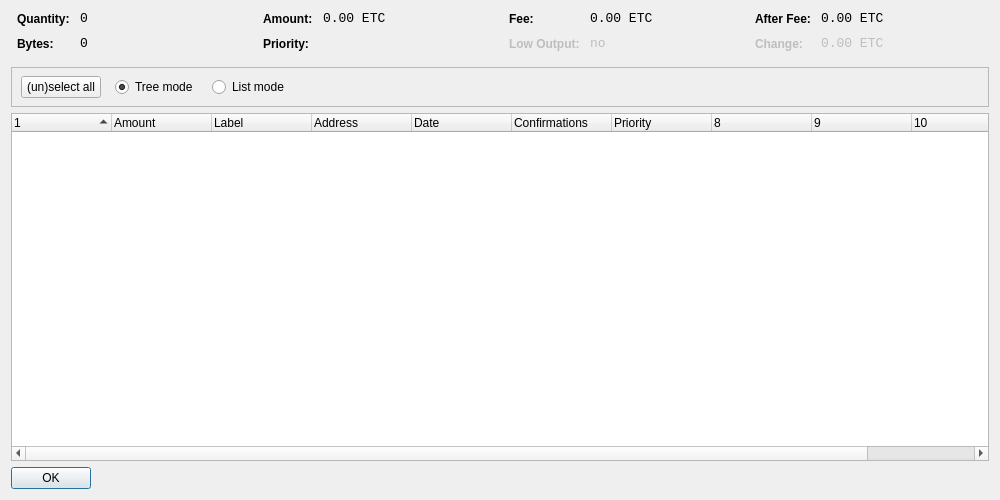
<?xml version="1.0" encoding="UTF-8"?>
<ui version="4.0">
 <class>CoinControlDialog</class>
 <widget class="QDialog" name="CoinControlDialog">
  <property name="geometry">
   <rect>
    <x>0</x>
    <y>0</y>
    <width>1000</width>
    <height>500</height>
   </rect>
  </property>
  <property name="windowTitle">
   <string>Coin Control</string>
  </property>
  <layout class="QVBoxLayout" name="verticalLayout">
   <item>
    <layout class="QHBoxLayout" name="horizontalLayoutTop" stretch="0,0,0,0">
     <property name="topMargin">
      <number>0</number>
     </property>
     <property name="bottomMargin">
      <number>10</number>
     </property>
     <item>
      <layout class="QFormLayout" name="formLayoutCoinControl1">
       <property name="horizontalSpacing">
        <number>10</number>
       </property>
       <property name="verticalSpacing">
        <number>10</number>
       </property>
       <property name="leftMargin">
        <number>6</number>
       </property>
       <property name="rightMargin">
        <number>6</number>
       </property>
       <item row="0" column="0">
        <widget class="QLabel" name="labelCoinControlQuantityText">
         <property name="styleSheet">
          <string notr="true">font-weight:bold;</string>
         </property>
         <property name="text">
          <string>Quantity:</string>
         </property>
        </widget>
       </item>
       <item row="0" column="1">
        <widget class="QLabel" name="labelCoinControlQuantity">
         <property name="font">
          <font>
           <family>Monospace</family>
           <pointsize>10</pointsize>
          </font>
         </property>
         <property name="cursor">
          <cursorShape>IBeamCursor</cursorShape>
         </property>
         <property name="contextMenuPolicy">
          <enum>Qt::ActionsContextMenu</enum>
         </property>
         <property name="text">
          <string notr="true">0</string>
         </property>
         <property name="textInteractionFlags">
          <set>Qt::LinksAccessibleByMouse|Qt::TextSelectableByKeyboard|Qt::TextSelectableByMouse</set>
         </property>
        </widget>
       </item>
       <item row="1" column="0">
        <widget class="QLabel" name="labelCoinControlBytesText">
         <property name="styleSheet">
          <string notr="true">font-weight:bold;</string>
         </property>
         <property name="text">
          <string>Bytes:</string>
         </property>
        </widget>
       </item>
       <item row="1" column="1">
        <widget class="QLabel" name="labelCoinControlBytes">
         <property name="font">
          <font>
           <family>Monospace</family>
           <pointsize>10</pointsize>
          </font>
         </property>
         <property name="cursor">
          <cursorShape>IBeamCursor</cursorShape>
         </property>
         <property name="contextMenuPolicy">
          <enum>Qt::ActionsContextMenu</enum>
         </property>
         <property name="text">
          <string notr="true">0</string>
         </property>
         <property name="textInteractionFlags">
          <set>Qt::LinksAccessibleByMouse|Qt::TextSelectableByKeyboard|Qt::TextSelectableByMouse</set>
         </property>
        </widget>
       </item>
      </layout>
     </item>
     <item>
      <layout class="QFormLayout" name="formLayoutCoinControl2">
       <property name="horizontalSpacing">
        <number>10</number>
       </property>
       <property name="verticalSpacing">
        <number>10</number>
       </property>
       <property name="leftMargin">
        <number>6</number>
       </property>
       <property name="rightMargin">
        <number>6</number>
       </property>
       <item row="0" column="0">
        <widget class="QLabel" name="labelCoinControlAmountText">
         <property name="styleSheet">
          <string notr="true">font-weight:bold;</string>
         </property>
         <property name="text">
          <string>Amount:</string>
         </property>
        </widget>
       </item>
       <item row="0" column="1">
        <widget class="QLabel" name="labelCoinControlAmount">
         <property name="font">
          <font>
           <family>Monospace</family>
           <pointsize>10</pointsize>
          </font>
         </property>
         <property name="cursor">
          <cursorShape>IBeamCursor</cursorShape>
         </property>
         <property name="contextMenuPolicy">
          <enum>Qt::ActionsContextMenu</enum>
         </property>
         <property name="text">
          <string notr="true">0.00 ETC</string>
         </property>
         <property name="textInteractionFlags">
          <set>Qt::LinksAccessibleByMouse|Qt::TextSelectableByKeyboard|Qt::TextSelectableByMouse</set>
         </property>
        </widget>
       </item>
       <item row="1" column="0">
        <widget class="QLabel" name="labelCoinControlPriorityText">
         <property name="styleSheet">
          <string notr="true">font-weight:bold;</string>
         </property>
         <property name="text">
          <string>Priority:</string>
         </property>
        </widget>
       </item>
       <item row="1" column="1">
        <widget class="QLabel" name="labelCoinControlPriority">
         <property name="font">
          <font>
           <family>Monospace</family>
           <pointsize>10</pointsize>
          </font>
         </property>
         <property name="cursor">
          <cursorShape>IBeamCursor</cursorShape>
         </property>
         <property name="contextMenuPolicy">
          <enum>Qt::ActionsContextMenu</enum>
         </property>
         <property name="text">
          <string/>
         </property>
         <property name="textInteractionFlags">
          <set>Qt::LinksAccessibleByMouse|Qt::TextSelectableByKeyboard|Qt::TextSelectableByMouse</set>
         </property>
        </widget>
       </item>
      </layout>
     </item>
     <item>
      <layout class="QFormLayout" name="formLayoutCoinControl3">
       <property name="horizontalSpacing">
        <number>10</number>
       </property>
       <property name="verticalSpacing">
        <number>10</number>
       </property>
       <property name="leftMargin">
        <number>6</number>
       </property>
       <property name="rightMargin">
        <number>6</number>
       </property>
       <item row="0" column="0">
        <widget class="QLabel" name="labelCoinControlFeeText">
         <property name="styleSheet">
          <string notr="true">font-weight:bold;</string>
         </property>
         <property name="text">
          <string>Fee:</string>
         </property>
        </widget>
       </item>
       <item row="0" column="1">
        <widget class="QLabel" name="labelCoinControlFee">
         <property name="font">
          <font>
           <family>Monospace</family>
           <pointsize>10</pointsize>
          </font>
         </property>
         <property name="cursor">
          <cursorShape>IBeamCursor</cursorShape>
         </property>
         <property name="contextMenuPolicy">
          <enum>Qt::ActionsContextMenu</enum>
         </property>
         <property name="text">
          <string notr="true">0.00 ETC</string>
         </property>
         <property name="textInteractionFlags">
          <set>Qt::LinksAccessibleByMouse|Qt::TextSelectableByKeyboard|Qt::TextSelectableByMouse</set>
         </property>
        </widget>
       </item>
       <item row="1" column="0">
        <widget class="QLabel" name="labelCoinControlLowOutputText">
         <property name="enabled">
          <bool>false</bool>
         </property>
         <property name="styleSheet">
          <string notr="true">font-weight:bold;</string>
         </property>
         <property name="text">
          <string>Low Output:</string>
         </property>
        </widget>
       </item>
       <item row="1" column="1">
        <widget class="QLabel" name="labelCoinControlLowOutput">
         <property name="enabled">
          <bool>false</bool>
         </property>
         <property name="font">
          <font>
           <family>Monospace</family>
           <pointsize>10</pointsize>
          </font>
         </property>
         <property name="cursor">
          <cursorShape>IBeamCursor</cursorShape>
         </property>
         <property name="contextMenuPolicy">
          <enum>Qt::ActionsContextMenu</enum>
         </property>
         <property name="text">
          <string notr="true">no</string>
         </property>
         <property name="textInteractionFlags">
          <set>Qt::LinksAccessibleByMouse|Qt::TextSelectableByKeyboard|Qt::TextSelectableByMouse</set>
         </property>
        </widget>
       </item>
      </layout>
     </item>
     <item>
      <layout class="QFormLayout" name="formLayoutCoinControl4">
       <property name="horizontalSpacing">
        <number>10</number>
       </property>
       <property name="verticalSpacing">
        <number>10</number>
       </property>
       <property name="leftMargin">
        <number>6</number>
       </property>
       <property name="rightMargin">
        <number>6</number>
       </property>
       <item row="0" column="0">
        <widget class="QLabel" name="labelCoinControlAfterFeeText">
         <property name="styleSheet">
          <string notr="true">font-weight:bold;</string>
         </property>
         <property name="text">
          <string>After Fee:</string>
         </property>
        </widget>
       </item>
       <item row="0" column="1">
        <widget class="QLabel" name="labelCoinControlAfterFee">
         <property name="font">
          <font>
           <family>Monospace</family>
           <pointsize>10</pointsize>
          </font>
         </property>
         <property name="cursor">
          <cursorShape>IBeamCursor</cursorShape>
         </property>
         <property name="contextMenuPolicy">
          <enum>Qt::ActionsContextMenu</enum>
         </property>
         <property name="text">
          <string notr="true">0.00 ETC</string>
         </property>
         <property name="textInteractionFlags">
          <set>Qt::LinksAccessibleByMouse|Qt::TextSelectableByKeyboard|Qt::TextSelectableByMouse</set>
         </property>
        </widget>
       </item>
       <item row="1" column="0">
        <widget class="QLabel" name="labelCoinControlChangeText">
         <property name="enabled">
          <bool>false</bool>
         </property>
         <property name="styleSheet">
          <string notr="true">font-weight:bold;</string>
         </property>
         <property name="text">
          <string>Change:</string>
         </property>
        </widget>
       </item>
       <item row="1" column="1">
        <widget class="QLabel" name="labelCoinControlChange">
         <property name="enabled">
          <bool>false</bool>
         </property>
         <property name="font">
          <font>
           <family>Monospace</family>
           <pointsize>10</pointsize>
          </font>
         </property>
         <property name="cursor">
          <cursorShape>IBeamCursor</cursorShape>
         </property>
         <property name="contextMenuPolicy">
          <enum>Qt::ActionsContextMenu</enum>
         </property>
         <property name="text">
          <string notr="true">0.00 ETC</string>
         </property>
         <property name="textInteractionFlags">
          <set>Qt::LinksAccessibleByMouse|Qt::TextSelectableByKeyboard|Qt::TextSelectableByMouse</set>
         </property>
        </widget>
       </item>
      </layout>
     </item>
    </layout>
   </item>
   <item>
    <widget class="QFrame" name="frame">
     <property name="minimumSize">
      <size>
       <width>0</width>
       <height>40</height>
      </size>
     </property>
     <property name="frameShape">
      <enum>QFrame::StyledPanel</enum>
     </property>
     <property name="frameShadow">
      <enum>QFrame::Sunken</enum>
     </property>
     <widget class="QWidget" name="horizontalLayoutWidget">
      <property name="geometry">
       <rect>
        <x>10</x>
        <y>0</y>
        <width>781</width>
        <height>41</height>
       </rect>
      </property>
      <layout class="QHBoxLayout" name="horizontalLayoutPanel" stretch="0,0,0,0,0">
       <property name="spacing">
        <number>14</number>
       </property>
       <item>
        <widget class="QPushButton" name="pushButtonSelectAll">
         <property name="sizePolicy">
          <sizepolicy hsizetype="Maximum" vsizetype="Fixed">
           <horstretch>0</horstretch>
           <verstretch>0</verstretch>
          </sizepolicy>
         </property>
         <property name="text">
          <string>(un)select all</string>
         </property>
        </widget>
       </item>
       <item>
        <widget class="QRadioButton" name="radioTreeMode">
         <property name="sizePolicy">
          <sizepolicy hsizetype="Maximum" vsizetype="Fixed">
           <horstretch>0</horstretch>
           <verstretch>0</verstretch>
          </sizepolicy>
         </property>
         <property name="text">
          <string>Tree mode</string>
         </property>
         <property name="checked">
          <bool>true</bool>
         </property>
        </widget>
       </item>
       <item>
        <widget class="QRadioButton" name="radioListMode">
         <property name="sizePolicy">
          <sizepolicy hsizetype="Maximum" vsizetype="Fixed">
           <horstretch>0</horstretch>
           <verstretch>0</verstretch>
          </sizepolicy>
         </property>
         <property name="text">
          <string>List mode</string>
         </property>
        </widget>
       </item>
       <item>
        <spacer name="horizontalSpacer">
         <property name="orientation">
          <enum>Qt::Horizontal</enum>
         </property>
         <property name="sizeHint" stdset="0">
          <size>
           <width>40</width>
           <height>20</height>
          </size>
         </property>
        </spacer>
       </item>
      </layout>
     </widget>
    </widget>
   </item>
   <item>
    <widget class="CoinControlTreeWidget" name="treeWidget">
     <property name="contextMenuPolicy">
      <enum>Qt::CustomContextMenu</enum>
     </property>
     <property name="sortingEnabled">
      <bool>false</bool>
     </property>
     <property name="columnCount">
      <number>11</number>
     </property>
     <attribute name="headerShowSortIndicator" stdset="0">
      <bool>true</bool>
     </attribute>
     <attribute name="headerStretchLastSection">
      <bool>false</bool>
     </attribute>
     <column>
      <property name="text">
       <string/>
      </property>
     </column>
     <column>
      <property name="text">
       <string>Amount</string>
      </property>
     </column>
     <column>
      <property name="text">
       <string>Label</string>
      </property>
     </column>
     <column>
      <property name="text">
       <string>Address</string>
      </property>
     </column>
     <column>
      <property name="text">
       <string>Date</string>
      </property>
     </column>
     <column>
      <property name="text">
       <string>Confirmations</string>
      </property>
      <property name="toolTip">
       <string>Confirmed</string>
      </property>
     </column>
     <column>
      <property name="text">
       <string>Priority</string>
      </property>
     </column>
     <column>
      <property name="text">
       <string/>
      </property>
     </column>
     <column>
      <property name="text">
       <string/>
      </property>
     </column>
     <column>
      <property name="text">
       <string/>
      </property>
     </column>
     <column>
      <property name="text">
       <string/>
      </property>
     </column>
    </widget>
   </item>
   <item>
    <widget class="QDialogButtonBox" name="buttonBox">
     <property name="sizePolicy">
      <sizepolicy hsizetype="Maximum" vsizetype="Fixed">
       <horstretch>0</horstretch>
       <verstretch>0</verstretch>
      </sizepolicy>
     </property>
     <property name="orientation">
      <enum>Qt::Horizontal</enum>
     </property>
     <property name="standardButtons">
      <set>QDialogButtonBox::Ok</set>
     </property>
    </widget>
   </item>
  </layout>
 </widget>
 <customwidgets>
  <customwidget>
   <class>CoinControlTreeWidget</class>
   <extends>QTreeWidget</extends>
   <header>coincontroltreewidget.h</header>
  </customwidget>
 </customwidgets>
 <resources/>
 <connections/>
</ui>
